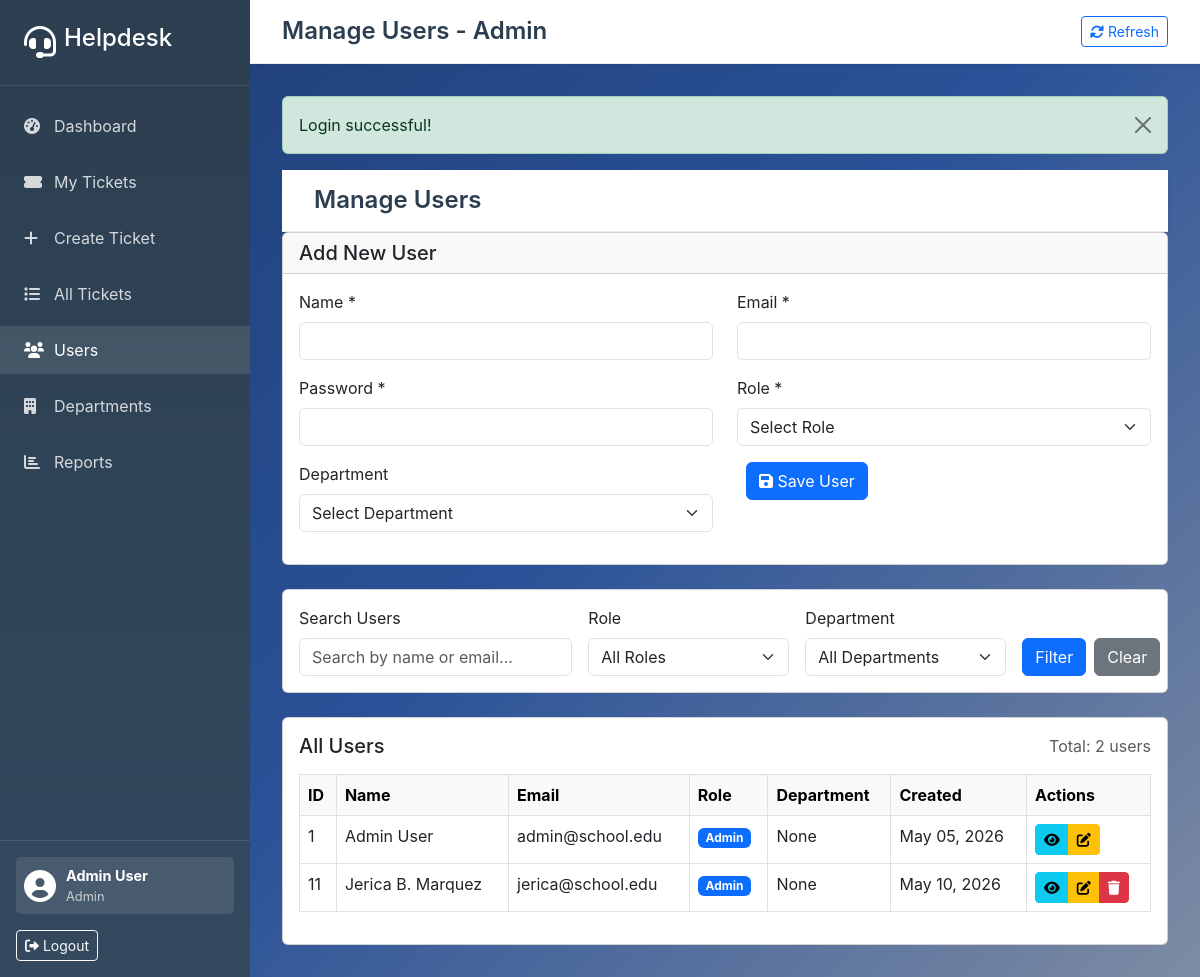
The page /admin/users.php (signed in) on the database its author committed.
### tables this page shows
CREATE TABLE `users` (
  `id` int(11) NOT NULL,
  `name` varchar(255) NOT NULL,
  `email` varchar(255) NOT NULL,
  `password` varchar(255) NOT NULL,
  `role` enum('user','staff','admin') NOT NULL DEFAULT 'user',
  `department_id` int(11) DEFAULT NULL,
  `created_at` timestamp NOT NULL DEFAULT current_timestamp(),
  `updated_at` timestamp NOT NULL DEFAULT current_timestamp() ON UPDATE current_timestamp()
);

### config/Database.php (called while the page is built, shortened)
<?php
class Database {
    private $host = DB_HOST;
    private $user = DB_USER;
    private $pass = DB_PASS;
    private $dbname = DB_NAME;
    private $pdo;
    private $stmt;
    public function __construct() {
        $dsn = 'mysql:host=' . $this->host . ';dbname=' . $this->dbname;
        $options = [
            PDO::ATTR_PERSISTENT => true,
            PDO::ATTR_ERRMODE => PDO::ERRMODE_EXCEPTION,
            PDO::ATTR_DEFAULT_FETCH_MODE => PDO::FETCH_ASSOC,
            PDO::ATTR_EMULATE_PREPARES => false
        ];
        try {
            $this->pdo = new PDO($dsn, $this->user, $this->pass, $options);
        } catch (PDOException $e) {
            $this->error = $e->getMessage();
            echo 'Connection Error: ' . $this->error;
        }
    }
    public function query($sql) {
        $this->stmt = $this->pdo->prepare($sql);
    }
    public function execute() {
        return $this->stmt->execute();
    }
    public function resultSet() {
        $this->execute();
        return $this->stmt->fetchAll();
    }
}
?>

### models/User.php (called while the page is built, shortened)
<?php
require_once __DIR__ . '/../config/Database.php';
class User {
    private $db;
    public function __construct() {
        $this->db = new Database();
    }
    public function getAllUsers() {
        try {
            $this->db->query("SELECT * FROM users ORDER BY name");
            $users = $this->db->resultSet();
            return $users;
        } catch (Exception $e) {
            return [];
        }
    }
}
?>

### admin/users.php (the view, shortened to what this page needs)
<?php
require_once '../helpers/auth_helper.php';
require_once '../models/User.php';
$userModel = new User();
$users = $userModel->getAllUsers();
require_once '../includes/header.php';
?>
<div class="content-header">
    <h1 class="page-title">Manage Users</h1>
</div>
    <div class="card mb-4">
        <div class="card-header">
            <h5 class="mb-0">Add New User</h5>
        </div>
        <div class="card-body">
            <form method="POST">
                <div class="row">
                    <div class="col-md-6 mb-3">
                        <label class="form-label">Name *</label>
                        <input type="text" class="form-control" name="name" required>
                    </div>
                    <div class="col-md-6 mb-3">
                        <label class="form-label">Email *</label>
                        <input type="email" class="form-control" name="email" required>
                    </div>
                </div>
                <div class="row">
                    <div class="col-md-6 mb-3">
                        <label class="form-label">Password *</label>
                        <input type="password" class="form-control" name="password" required>
                    </div>
                    <div class="col-md-6 mb-3">
                        <label class="form-label">Role *</label>
                        <select class="form-select" name="role" required>
                            <option value="">Select Role</option>
                        </select>
                    </div>
                </div>
                <div class="row">
                    <div class="col-md-6 mb-3">
                        <label class="form-label">Department</label>
                        <select class="form-select" name="department_id">
                            <option value="">Select Department</option>
                        </select>
                    </div>
                    <div class="col-md-6 mb-3">
                        <label class="form-label">&nbsp;</label>
                        <button type="submit" class="btn btn-primary">
                            <i class="fas fa-save"></i> Save User
                        </button>
                    </div>
                </div>
            </form>
        </div>
    </div>
    <div class="card mb-4">
        <div class="card-body">
            <form method="GET" class="row g-3">
                <div class="col-md-4">
                    <label class="form-label">Search Users</label>
                    <input type="text" class="form-control" name="search" value="<?php echo htmlspecialchars($_GET['search'] ?? ''); ?>" placeholder="Search by name or email...">
                </div>
                <div class="col-md-3">
                    <label class="form-label">Role</label>
                    <select class="form-select" name="role">
                        <option value="">All Roles</option>
                    </select>
                </div>
                <div class="col-md-3">
                    <label class="form-label">Department</label>
                    <select class="form-select" name="department">
                        <option value="">All Departments</option>
                    </select>
                </div>
                <div class="col-md-2">
                    <label class="form-label">&nbsp;</label>
                    <div class="d-flex gap-2">
                        <button type="submit" class="btn btn-primary">Filter</button>
                        <a href="users.php" class="btn btn-secondary">Clear</a>
                    </div>
                </div>
            </form>
        </div>
    </div>
    <div class="card">
        <div class="card-body">
            <div class="d-flex justify-content-between align-items-center mb-3">
                <h5 class="mb-0">All Users</h5>
                <div>
                    <span class="text-muted">Total: <?php echo count($users); ?> users</span>
                </div>
            </div>
            <div class="table-responsive">
                <table class="table table-bordered">
                    <thead class="table-light">
                        <tr>
                            <th>ID</th>
                            <th>Name</th>
                            <th>Email</th>
                            <th>Role</th>
                            <th>Department</th>
                            <th>Created</th>
                            <th>Actions</th>
                        </tr>
                    </thead>
                    <tbody>
                        <?php if (empty($users)): ?>
                            <tr>
                                <td colspan="7" class="text-center text-danger">No users found in database</td>
                            </tr>
                        <?php else: ?>
                            <?php foreach ($users as $user): ?>
                                <tr>
                                    <td><?php echo $user['id']; ?></td>
                                    <td><?php echo htmlspecialchars($user['name']); ?></td>
                                    <td><?php echo htmlspecialchars($user['email']); ?></td>
                                    <td><span class="badge bg-primary"><?php echo ucfirst($user['role']); ?></span></td>
                                    <td><?php echo htmlspecialchars($user['department_name'] ?? 'None'); ?></td>
                                    <td><?php echo date('M d, Y', strtotime($user['created_at'])); ?></td>
                                    <td>
                                        <div class="btn-group" role="group">
                                            <button type="button" class="btn btn-sm btn-info" onclick="viewUser(<?php echo $user['id']; ?>)" title="View Details">
                                                <i class="fas fa-eye"></i>
                                            </button>
                                            <button type="button" class="btn btn-sm btn-warning" onclick="editUser(<?php echo $user['id']; ?>)" title="Edit User">
                                                <i class="fas fa-edit"></i>
                                            </button>
                                            <?php if ($user['id'] != $_SESSION['user_id']): ?>
                                                <button type="button" class="btn btn-sm btn-danger" onclick="deleteUser(<?php echo $user['id']; ?>)" title="Delete User">
                                                    <i class="fas fa-trash"></i>
                                                </button>
                                            <?php endif; ?>
                                        </div>
                                    </td>
                                </tr>
                            <?php endforeach; ?>
                        <?php endif; ?>
                    </tbody>
                </table>
            </div>
        </div>
    </div>
<?php require_once '../includes/footer.php'; ?>

### assets/css/style.css (style rules this page uses)
* { margin: 0; padding: 0; box-sizing: border-box; }
body { font-family: 'Inter', -apple-system, BlinkMacSystemFont, 'Segoe UI', sans-serif; background: linear-gradient(135deg, #1e3c72 0%, #2a5298 50%, #7e8ba3 100%); height: 100vh; overflow: hidden; margin: 0; padding: 0; }
.content-header { background: white; padding: 1rem 2rem; border-bottom: 1px solid #e9ecef; display: flex; justify-content: space-between; align-items: center; box-shadow: 0 2px 4px rgba(0, 0, 0, 0.05); }
.content-header h1 { font-size: 1.5rem; font-weight: 600; color: #2c3e50; margin: 0; }
.table-responsive { margin-top: 1rem; }

### rows shown on the page
users: id "1", name "Admin User", email "admin@school.edu", role "Admin", department_name "None", created_at "May 05, 2026"
users: id "11", name "Jerica B. Marquez", email "jerica@school.edu", role "Admin", department_name "None", created_at "May 10, 2026"

### other values the page prints
$_SESSION['user_name'] "Admin User"
$_SESSION['user_role'] "Admin"
$pageTitle "Manage Users - Admin"
count($users) "2"
